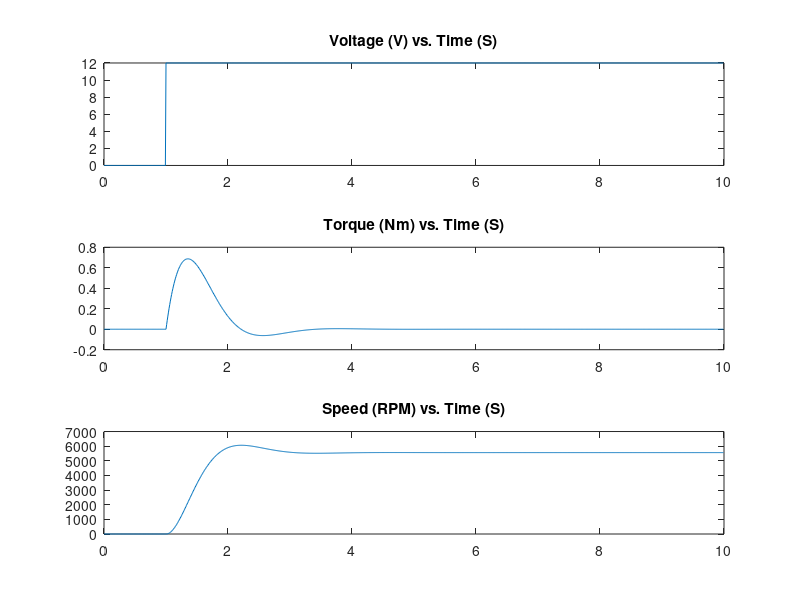

MATLAB code to generate this figure:
clear;
clc;
clf;

%Constants, motor-specific.
%See http://files.andymark.com/CIM-motor-curve-am-0255.pdf
Rc = 0.2; %ohms, for full CIM motor. Didn't have an Ohmmeter that could measure this, so just kinda guessed.
Lc = 0.05; %henries, just a guess based on similarly sized motor typical values
Kt = 2.429/131.227; %Nm/A - for CIM motor. Calculated from Stall Torque/Stall Current
Ki = (12-(2.7*Rc))/(5310*2*pi/60); %V/(rad/s). Calculated from Vemf@FreeSpeed/(2pi/60*RPM@FreeSpeed). Steady-state Vemf = Vs - I@FreeSpeed*Rc, for Vs = 12


SystemMomentOfInertia = 1.13 * 0.0254^2; % kg-m^2 - just a guess the rotating member of CIM - model as 2.5lb, 1 in. radius solid cylinder
LoadTorque = 0; %Nm
Ts = 0.01; %50 ms sample rate


step_time = 1;
end_time = 10;
voltage = [zeros(1,step_time/Ts), 12*ones(1,(end_time-step_time)/Ts)]; %Step from 0 to 12V

num_samples = length(voltage);

%prealocate other variables
time = (0:1:num_samples-1)*Ts;
torque = zeros(1,num_samples);
speed = zeros(1,num_samples);

for i = 1:1:num_samples-1
    torque(i+1) = torque(i) + Ts*(Kt/Lc * (voltage(i) - torque(i)*Rc/Kt - Ki*speed(i)));
    speed(i+1) = speed(i) + Ts*(1/SystemMomentOfInertia * (torque(i)-LoadTorque));
    
end

subplot(3,1,1);
plot(time, voltage);
title("Voltage (V) vs. Time (S)");
subplot(3,1,2);
plot(time, torque);
title("Torque (Nm) vs. Time (S)");
subplot(3,1,3);
plot(time, speed*60/2/pi);
title("Speed (RPM) vs. Time (S)");
disp(speed(i)*60/2/pi)



